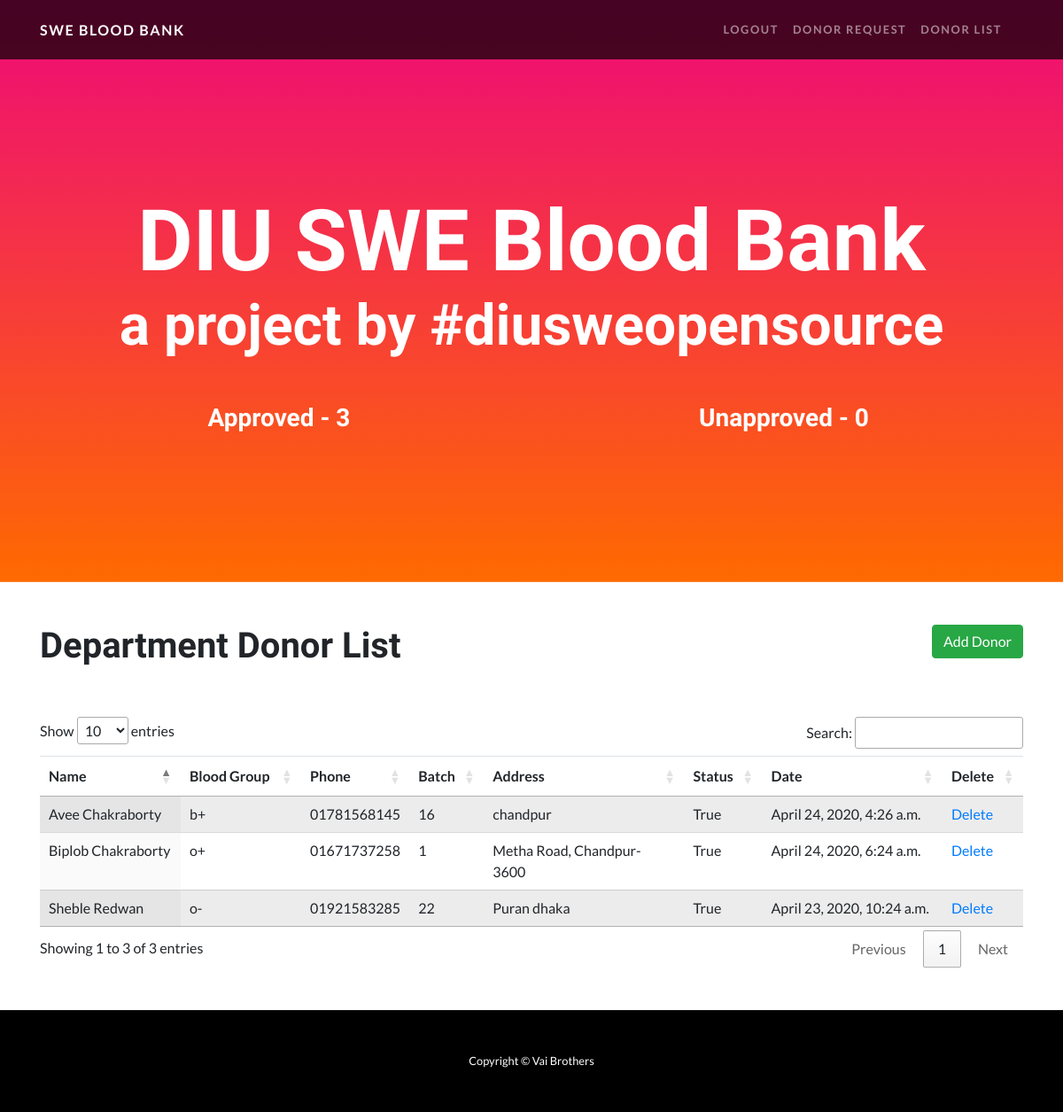
Screenshot of /adminFetchAllValidDonorPage (signed in) with the database file from the repository.
### donor/models.py (models this page shows)
class BloodDonor(models.Model):
    name = models.CharField(max_length=50)
    blood_group = models.CharField(max_length=10)
    batch = models.IntegerField()
    phone = models.CharField(max_length=20)
    address = models.CharField(max_length=100)
    status = models.BooleanField()
    created_date = models.DateTimeField(auto_now=False, auto_now_add=False)

### donor/views.py (the view)
# urls.py: path('adminFetchAllValidDonorPage', views.adminFetchAllValidDonorPage, name='adminFetchAllValidDonorPage'),
@login_required(login_url='loginCheck')
def adminFetchAllValidDonorPage(request):
    allDonor = BloodDonor.objects.filter(status=True)
    totalApprovedDonor = BloodDonor.objects.filter(status = True).count()
    totalUnapprovedDonor = BloodDonor.objects.filter(status = False).count()
    context = {
        'allDonor': allDonor,
        'totalApprovedDonor': totalApprovedDonor,
        'totalUnapprovedDonor': totalUnapprovedDonor
    }
    return render(request, 'AdminAllDonorFetchPage.html',context)

### templates/AdminAllDonorFetchPage.html (shortened to what this page needs)
{% load static %}
<!DOCTYPE html>
<html lang="en">
<head>
  <link href="{% static 'vendor/bootstrap/css/bootstrap.min.css'%}" rel="stylesheet">
  <link href="https://cdn.datatables.net/1.10.20/css/jquery.dataTables.min.css" rel="stylesheet">
  <link rel="stylesheet" href="https://cdnjs.cloudflare.com/ajax/libs/toastr.js/latest/css/toastr.css">
  <link href="{% static 'css/one-page-wonder.min.css'%}" rel="stylesheet">
</head>
<body>
  <nav class="navbar navbar-expand-lg navbar-dark navbar-custom fixed-top">
    <div class="container">
      <a class="navbar-brand" href="{% url 'home' %}">SWE Blood Bank</a>
      <div class="collapse navbar-collapse" id="navbarResponsive">
        <ul class="navbar-nav ml-auto">
          <li class="nav-item">
            <a class="nav-link" href="{% url 'logutUser' %}"> Logout</a>
          </li>
           <li class="nav-item">
            <a class="nav-link" href="{% url 'adminApproveDonorPage' %}"> Donor Request</a>
          </li>
            <li class="nav-item">
            <a class="nav-link" href="{% url 'adminFetchAllValidDonorPage' %}"> Donor List</a>
          </li>
          <li class="nav-item">
            <a class="nav-link" href="#"></a>
          </li>
        </ul>
      </div>
    </div>
  </nav>
  <header class="masthead text-center text-white">
    <div class="masthead-content">
      <div class="container">
        <h1 class="masthead-heading mb-0">DIU SWE Blood Bank</h1>
        <h2 class="masthead-subheading mb-0">a project by #diusweopensource</h2>
        <div class="row mt-5" >
          <div class="col-md-6">
            <h3>Approved - {{totalApprovedDonor}}</h3>
          </div>
          <div class="col-md-6">
            <h3>Unapproved - {{totalUnapprovedDonor}}</h3>
      </div>
    </div>
  </header>
  <section>
    <div class="container">
      <div class="row mb-5 mt-5">
        <div class="col-md-6">
          <h1>Department Donor List</h1>
        </div>
        <div class="col-md-6 text-right">
          <button class="btn btn-success addDonor" data-target="#myModal" data-toggle="modal">Add Donor</button>
        </div>
      </div>
      <div class="row align-items-center mb-5 mt-5">
        <div class="col-lg-12 ">
          <table id="example" class="display table table-striped" style="width:100%">
            <thead>
                <tr>
                    <th>Name</th>
                    <th>Blood Group</th>
                    <th>Phone</th>
                    <th>Batch</th>
                    <th>Address</th>
                    <th>Status</th>
                    <th>Date</th>
                    <th>Delete</th>
                </tr>
            </thead>
            <tbody>
                {% for donor in allDonor %}
                  <tr>
                      <td>{{donor.name}}</td>
                      <td>{{donor.blood_group}}</td>
                      <td>{{donor.phone}}</td>
                      <td>{{donor.batch}}</td>
                      <td>{{donor.address}}</td>
                      <td>{{donor.status }}</td>
                      <td>{{donor.created_date}}</td>
                      <td><a href="{% url 'adminDeleteDonor' donor.id %}">Delete</a> </td>
                  </tr>
                {% endfor %}
        </table>
        </div>
      </div>
    </div>
  </section>
  <footer class="py-5 bg-black">
    <div class="container">
      <p class="m-0 text-center text-white small">Copyright &copy; Vai Brothers</p>
    </div>
  </footer>
</body>
</html>

### rows the page displays
BloodDonor: name "Sheble Redwan", blood_group "o-", phone "01921583285", batch "22", address "Puran dhaka", status "True", created_date "April 23, 2020, 10:24 a.m."
BloodDonor: name "Avee Chakraborty", blood_group "b+", phone "01781568145", batch "16", address "chandpur", status "True", created_date "April 24, 2020, 4:26 a.m."
BloodDonor: name "Biplob Chakraborty", blood_group "o+", phone "01671737258", batch "1", address "Metha Road, Chandpur- 3600", status "True", created_date "April 24, 2020, 6:24 a.m."

### other values shown
{{ totalApprovedDonor }} "3"
{{ totalUnapprovedDonor }} "0"
